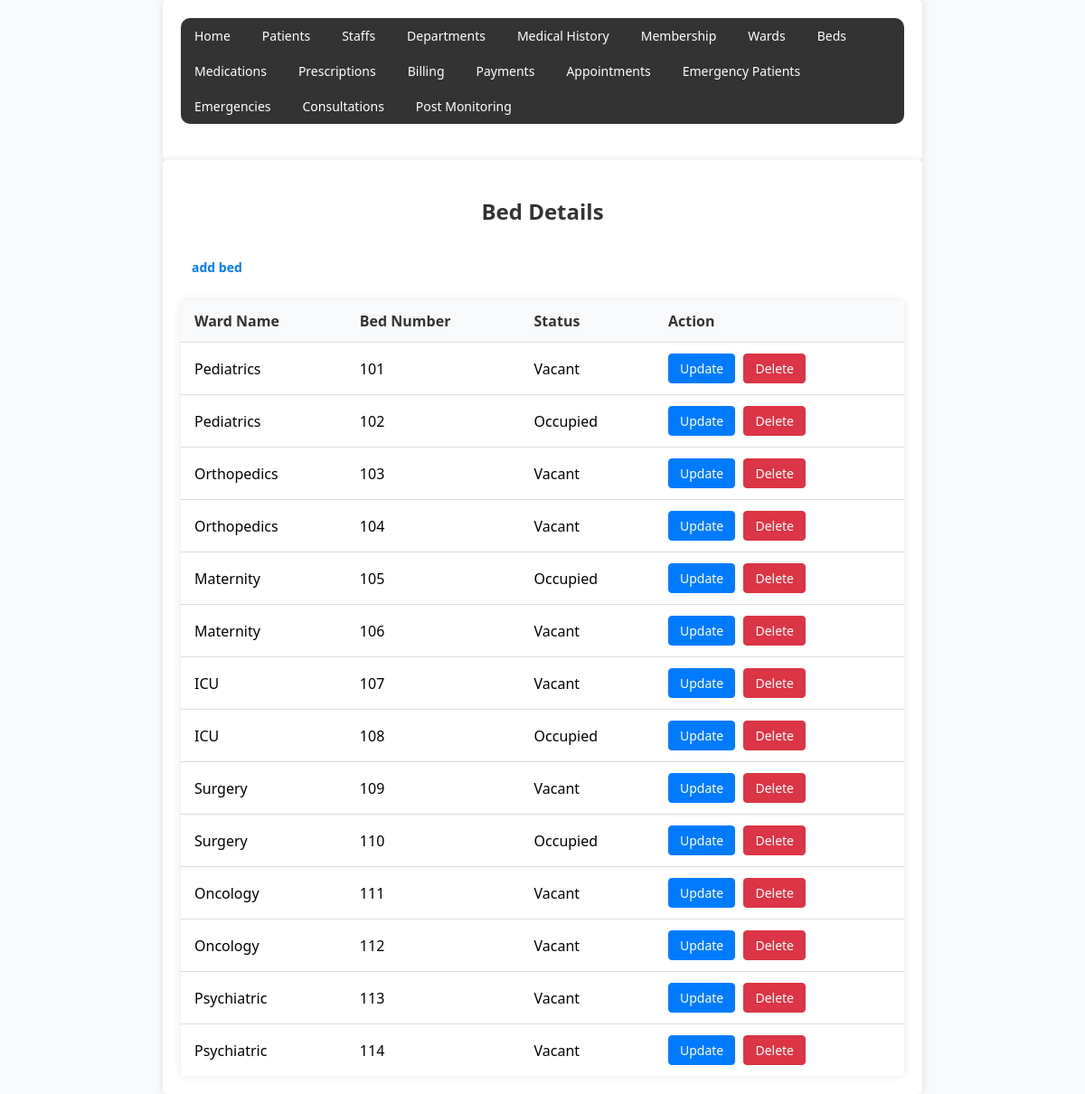
The page /beds/table.php on the database its author committed.
### tables this page shows
CREATE TABLE Beds (
    bed_id INT AUTO_INCREMENT PRIMARY KEY,
    bed_number VARCHAR(20) NOT NULL,
    status ENUM('Occupied', 'Vacant') NOT NULL DEFAULT 'Vacant',
     ward_id INT NOT NULL,
    fOREIGN KEY (ward_id) REFERENCES Wards(ward_id),
    unique key(bed_id)
);

CREATE TABLE Wards (
    ward_id INT AUTO_INCREMENT PRIMARY KEY,
    ward_name VARCHAR(100) NOT NULL,
    ward_type varchar (30),
    unique key (ward_id)
);

### beds/table.php (the view, shortened to what this page needs)
<!DOCTYPE html>
<html lang="en">
<head>
</head>
<body>
<div class="container">
    <div class="custom-navbar">
        <?php
        $pages = array(
            "Home" => "../layout/admin_dashboard.php",
            "Patients" => "../patients/table.php",
            "Staffs" => "../staff_members/table.php",
            "Departments" => "../department/table.php",
            "Medical History" => "../medical_history/table.php",
            "Membership" => "../patient membership/table.php",
            "Wards" => "../ward/table.php",
            "Beds" => "../beds/table.php",
            "Medications" => "../medications/table.php",
            "Prescriptions" => "../prescriptions/table.php",
            "Billing" => "../billings/table.php",
            "Payments" => "../payment/table.php",
            "Appointments" => "../Appointments/table.php",
            "Emergency Patients" => "../emergency_patients/table.php",
            "Emergencies" => "../Emergencies/table.php",
            "Consultations" => "../consultations/table.php",
            "Post Monitoring" => "../post_service_monitoring/table.php"
        );
        foreach ($pages as $pageTitle => $pageURL) {
            echo "<a href='$pageURL'>$pageTitle</a>";
        }
        ?>
    </div>
</div>
</body>
</html>
<?php
$servername = "localhost";
$username = "root";
$password = "norah#@$&";
$database = "Jamii1_hospital";
$conn = new mysqli($servername, $username, $password, $database);
$sql = "SELECT b.bed_id, b.bed_number, b.status, w.ward_name, w.ward_id FROM Beds b INNER JOIN Wards w ON b.ward_id = w.ward_id";
$result = $conn->query($sql);
?>
<!DOCTYPE html>
<html>
<head>
</head>
<body>
    <div class="container">
        <h2>Bed Details</h2>
        <h4><a href="form.php">add bed</a></h4>
        <table>
            <tr>
                <th>Ward Name</th>
                <th>Bed Number</th>
                <th>Status</th>
                <th>Action</th>
            </tr>
            <?php
            if ($result->num_rows > 0) {
                while ($row = $result->fetch_assoc()) {
                    ?>
                    <tr>
                        <td><?php echo $row["ward_name"] ?></td>
                        <td><?php echo $row["bed_number"] ?></td>
                        <td><?php echo $row["status"] ?></td>
                        <td>
                            <a href="update.php?bed_id=<?php echo $row["bed_id"]; ?>" class="btn-primary">Update</a>
                            <a href="delete.php?bed_id=<?php echo $row["bed_id"]; ?>" class="btn-danger" onclick="return confirm('Are you sure you want to delete this record?')">Delete</a>
                        </td>
                    </tr>
                    <?php
                }
            } else {
                ?>
                <tr>
                    <td colspan='4'>No records found</td>
                </tr>
                <?php
            }
            ?>
        </table>
    </div>
</body>
</html>

### beds/table.php (style rules this page uses)
body, h1, p { margin: 0; padding: 0; }
.custom-navbar { background-color: #333; border-radius: 10px; margin-bottom: 20px; overflow: hidden; position: relative; }
.custom-navbar a { float: left; display: block; color: white; text-align: center; padding: 10px 15px; text-decoration: none; transition: background-color 0.3s ease; }
body { font-family: 'Segoe UI', Tahoma, Geneva, Verdana, sans-serif; background-color: #f8f9fa; margin: 0; padding: 0; }
.container { max-width: 800px; margin: 0 auto; padding: 20px; background-color: #fff; border-radius: 5px; box-shadow: 0 0 10px rgba(0, 0, 0, 0.1); }
h2 { color: #333; text-align: center; margin-bottom: 30px; }
h4 a { color: #007bff; text-decoration: none; }
table { width: 100%; border-collapse: collapse; margin-top: 20px; background-color: #fff; box-shadow: 0 0 10px rgba(0, 0, 0, 0.1); border-radius: 5px; overflow: hidden; }
th, td { padding: 12px 15px; text-align: left; border-bottom: 1px solid #ddd; }
th { background-color: #f8f9fa; font-weight: bold; color: #333; }
tr:last-child td { border-bottom: none; }
a { display: inline-block; padding: 6px 12px; font-size: 14px; border-radius: 4px; text-decoration: none; transition: background-color 0.3s; margin-right: 5px; }
a.btn-primary { background-color: #007bff; border: 1px solid #007bff; color: #fff; }
a.btn-danger { background-color: #dc3545; border: 1px solid #dc3545; color: #fff; }

### rows shown on the page
beds: ward.ward_name "Pediatrics", bed_number "101", status "Vacant"
beds: ward.ward_name "Pediatrics", bed_number "102", status "Occupied"
beds: ward.ward_name "Orthopedics", bed_number "103", status "Vacant"
beds: ward.ward_name "Orthopedics", bed_number "104", status "Vacant"
beds: ward.ward_name "Maternity", bed_number "105", status "Occupied"
beds: ward.ward_name "Maternity", bed_number "106", status "Vacant"
beds: ward.ward_name "ICU", bed_number "107", status "Vacant"
beds: ward.ward_name "ICU", bed_number "108", status "Occupied"
beds: ward.ward_name "Surgery", bed_number "109", status "Vacant"
beds: ward.ward_name "Surgery", bed_number "110", status "Occupied"
beds: ward.ward_name "Oncology", bed_number "111", status "Vacant"
beds: ward.ward_name "Oncology", bed_number "112", status "Vacant"
beds: ward.ward_name "Psychiatric", bed_number "113", status "Vacant"
beds: ward.ward_name "Psychiatric", bed_number "114", status "Vacant"

### other values the page prints
$pageTitle "Home"
$pageTitle "Patients"
$pageTitle "Staffs"
$pageTitle "Departments"
$pageTitle "Medical History"
$pageTitle "Membership"
$pageTitle "Wards"
$pageTitle "Beds"
$pageTitle "Medications"
$pageTitle "Prescriptions"
$pageTitle "Billing"
$pageTitle "Payments"
$pageTitle "Appointments"
$pageTitle "Emergency Patients"
$pageTitle "Emergencies"
